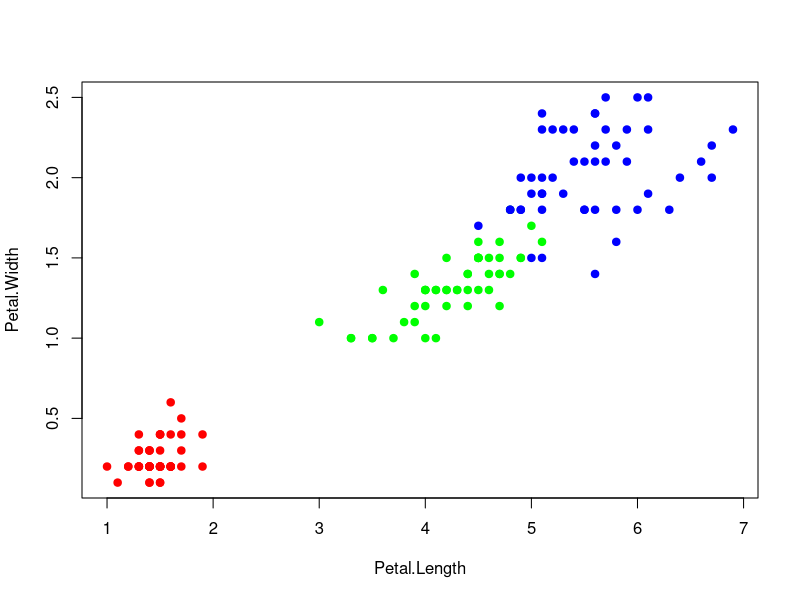

The R source for this figure: (Note: this script raises an error after producing the figure.)


avg <- function(x)
  
{
  sum(x) / length(x)
  
}


colors <-
  c("setosa" = "red",
    "versicolor" = "green",
    "virginica" = "blue")



plot(iris[, 3:4],
     pch = 21,
     bg = colors[iris$Species],
     col = colors[iris$Species])

euclideanDistance <- function(u, v) {
  sqrt(sum((u - v) ^ 2))
}



sortObjectsByDist <- function(xl, z, metricFunction = euclideanDistance)
  {
    l <- dim(xl)[1] 
    n <- dim(xl)[2] - 1
    
    distances <- matrix(NA, l, 2) 
    for (i in 1:l) {
        distances[i,] <- c(i, metricFunction(xl[i, 1:n], z))
      }
    
    orderedXl <- xl[order(distances[, 2]),] 
    return (orderedXl)
    
  }

kNN <- function(xl, z, k) {
  orderedXl <- sortObjectsByDist(xl, z, euclideanDistance) 
  n <- dim(orderedXl)[2] - 1 
  classes <-orderedXl[1:k, n + 1] 
  counts <- table(classes)
  class <- names(which.max(counts)) 
  return (class)
}
 

#z <-c(2.7, 1) 
#xl <-iris[, 3:5] 
#class <-kNN(xl, z, k = 6) 
#points(z[1], z[2], pch = 22, bg = colors[class], col = colors[class], asp = 1, lwd = 5)

kNN <- function(){
  vec = c(seq(1, 150)) 
  for (k in 1:150) {
    cnt <- 0
    
    for (i in 1:150) {
      x_el <- c(iris[i, 3], iris[i, 4])
      x_sample <- iris[-i, 3:5] 
      class <- kNN(x_sample, x_el, k) 
      if (iris[i, 5] != class) {
          cnt = cnt + 1
        }
    } 
    vec[k] <- cnt / 150
    print(vec[k])
  }
}
plot(
  seq(1, 150), vec,
  type="p", col="red", bg= "red", pch = 21, ylab = "Error", xlab = "k", main = "LOO for kN"
)



